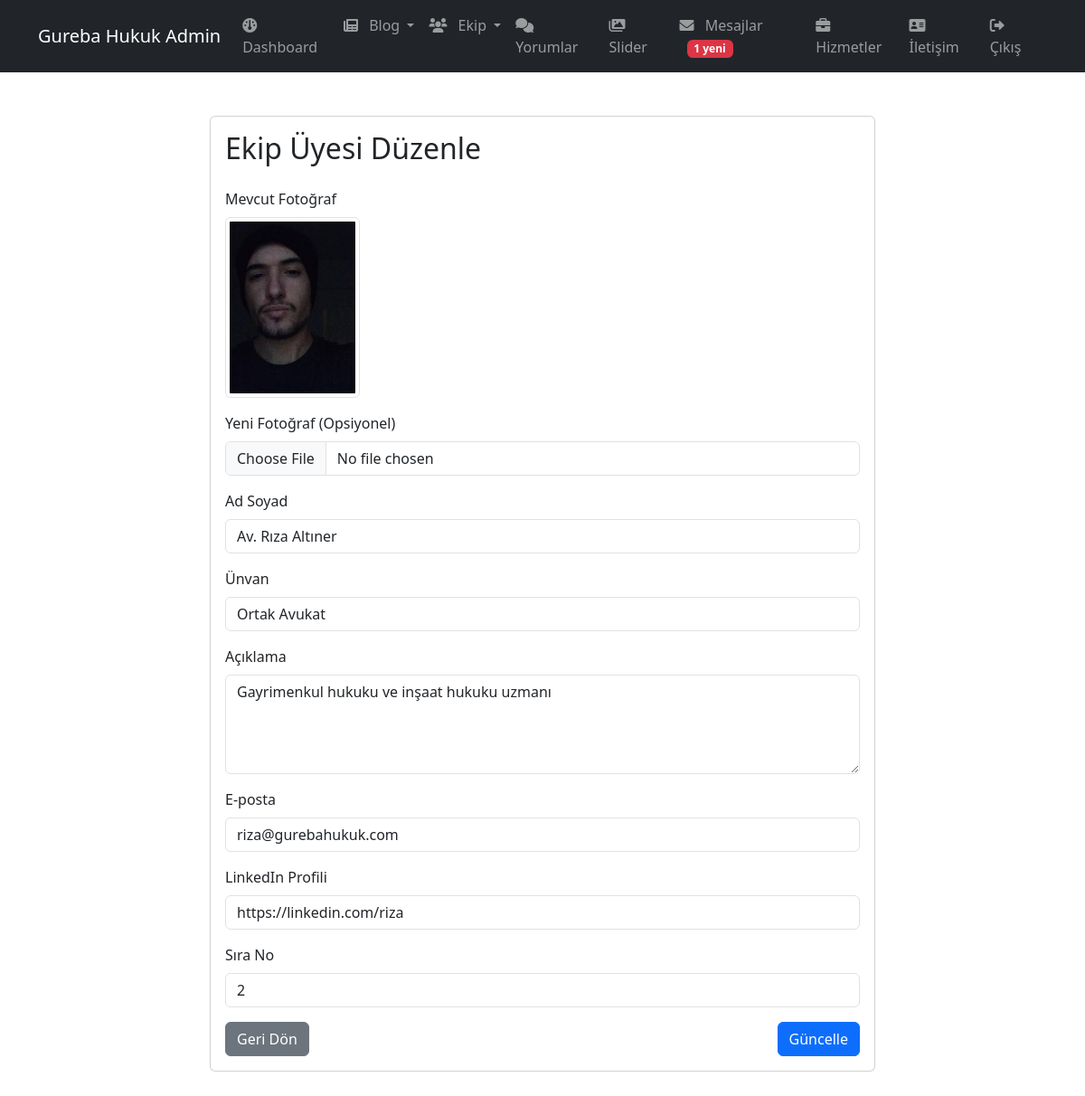
/admin/ekip-duzenle.php?id=3 (signed in), run on the app's committed database.
### tables this page shows
CREATE TABLE IF NOT EXISTS `team_members` (
  `id` int NOT NULL AUTO_INCREMENT,
  `name` varchar(100) NOT NULL,
  `title` varchar(100) NOT NULL,
  `description` text,
  `image` varchar(255) DEFAULT NULL,
  `email` varchar(100) DEFAULT NULL,
  `linkedin` varchar(255) DEFAULT NULL,
  `order_number` int DEFAULT '0',
  `created_at` timestamp NULL DEFAULT CURRENT_TIMESTAMP,
  PRIMARY KEY (`id`)
);

### admin/ekip-duzenle.php (the view, shortened to what this page needs)
<?php
include '../includes/config.php';
$upload_path = '../uploads/team/';
if(isset($_GET['id'])) {
    $id = (int)$_GET['id'];
    $query = "SELECT * FROM team_members WHERE id = ?";
    $stmt = $conn->prepare($query);
    $stmt->bind_param("i", $id);
    $stmt->execute();
    $result = $stmt->get_result();
    $member = $result->fetch_assoc();
}
?>
<!DOCTYPE html>
<html lang="tr">
<head>
    <link rel="stylesheet" href="https://cdn.jsdelivr.net/npm/bootstrap@5.3.0/dist/css/bootstrap.min.css">
    <link rel="stylesheet" href="https://cdnjs.cloudflare.com/ajax/libs/font-awesome/6.0.0/css/all.min.css">
</head>
<body>
    <?php include 'includes/admin-header.php'; ?>
    <div class="container py-5">
        <div class="row justify-content-center">
            <div class="col-md-8">
                <div class="card">
                    <div class="card-body">
                        <h2 class="card-title mb-4">Ekip Üyesi Düzenle</h2>
                        <form method="post" enctype="multipart/form-data">
                            <div class="mb-3">
                                <label class="form-label">Mevcut Fotoğraf</label>
                                <div>
                                    <img src="<?php echo $upload_path . $member['image']; ?>"
                                         alt="Ekip Üyesi"
                                         style="max-height: 200px;"
                                         class="img-thumbnail">
                                </div>
                            </div>
                            <div class="mb-3">
                                <label class="form-label">Yeni Fotoğraf (Opsiyonel)</label>
                                <input type="file" name="image" class="form-control">
                            </div>
                            <div class="mb-3">
                                <label class="form-label">Ad Soyad</label>
                                <input type="text" name="name" class="form-control"
                                       value="<?php echo htmlspecialchars($member['name']); ?>" required>
                            </div>
                            <div class="mb-3">
                                <label class="form-label">Ünvan</label>
                                <input type="text" name="title" class="form-control"
                                       value="<?php echo htmlspecialchars($member['title']); ?>" required>
                            </div>
                            <div class="mb-3">
                                <label class="form-label">Açıklama</label>
                                <textarea name="description" class="form-control"
                                          rows="4"><?php echo htmlspecialchars($member['description']); ?></textarea>
                            </div>
                            <div class="mb-3">
                                <label class="form-label">E-posta</label>
                                <input type="email" name="email" class="form-control"
                                       value="<?php echo htmlspecialchars($member['email']); ?>">
                            </div>
                            <div class="mb-3">
                                <label class="form-label">LinkedIn Profili</label>
                                <input type="url" name="linkedin" class="form-control"
                                       value="<?php echo htmlspecialchars($member['linkedin']); ?>">
                            </div>
                            <div class="mb-3">
                                <label class="form-label">Sıra No</label>
                                <input type="number" name="order_number" class="form-control"
                                       value="<?php echo $member['order_number']; ?>">
                            </div>
                            <div class="d-flex justify-content-between">
                                <a href="ekip-listele.php" class="btn btn-secondary">Geri Dön</a>
                                <button type="submit" name="update_member" class="btn btn-primary">Güncelle</button>
                            </div>
                        </form>
                    </div>
                </div>
            </div>
        </div>
    </div>
</body>
</html>

### data on the page
team_members: image (picture), name "Av. Rıza Altıner", title "Ortak Avukat", description "Gayrimenkul hukuku ve inşaat hukuku uzmanı", email "riza@gurebahukuk.com", linkedin "https://linkedin.com/riza", order_number "2"

### other printed values
$unread_count "1"
